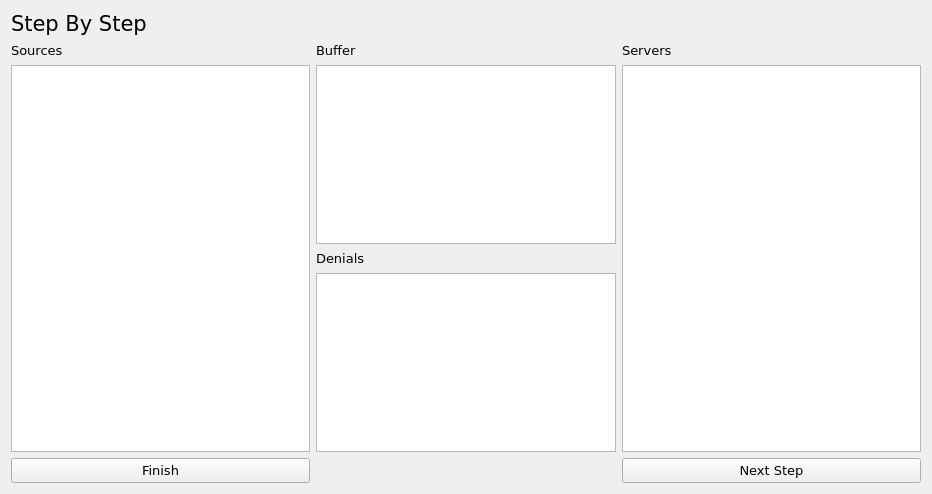
<?xml version="1.0" encoding="UTF-8"?>
<ui version="4.0">
 <class>StepWin</class>
 <widget class="QWidget" name="StepWin">
  <property name="geometry">
   <rect>
    <x>0</x>
    <y>0</y>
    <width>932</width>
    <height>494</height>
   </rect>
  </property>
  <property name="windowTitle">
   <string>Step by Step</string>
  </property>
  <layout class="QGridLayout" name="gridLayout">
   <item row="2" column="2" rowspan="3">
    <widget class="QListView" name="serverList">
     <property name="font">
      <font>
       <family>Verdana</family>
       <pointsize>10</pointsize>
       <weight>75</weight>
       <bold>true</bold>
      </font>
     </property>
    </widget>
   </item>
   <item row="2" column="0" rowspan="3">
    <widget class="QListView" name="sourceList">
     <property name="font">
      <font>
       <family>Verdana</family>
       <pointsize>10</pointsize>
       <weight>75</weight>
       <bold>true</bold>
       <underline>false</underline>
       <stylestrategy>PreferAntialias</stylestrategy>
      </font>
     </property>
     <property name="lineWidth">
      <number>3</number>
     </property>
     <property name="layoutMode">
      <enum>QListView::SinglePass</enum>
     </property>
     <property name="viewMode">
      <enum>QListView::ListMode</enum>
     </property>
     <property name="modelColumn">
      <number>0</number>
     </property>
     <property name="wordWrap">
      <bool>false</bool>
     </property>
    </widget>
   </item>
   <item row="2" column="1">
    <widget class="QListView" name="bufferList">
     <property name="font">
      <font>
       <family>Verdana</family>
       <pointsize>10</pointsize>
       <weight>75</weight>
       <bold>true</bold>
      </font>
     </property>
    </widget>
   </item>
   <item row="4" column="1">
    <widget class="QListView" name="denialList">
     <property name="font">
      <font>
       <family>Verdana</family>
       <pointsize>10</pointsize>
       <weight>75</weight>
       <bold>true</bold>
      </font>
     </property>
    </widget>
   </item>
   <item row="1" column="0">
    <widget class="QLabel" name="label">
     <property name="font">
      <font>
       <family>Verdana</family>
       <pointsize>10</pointsize>
      </font>
     </property>
     <property name="text">
      <string>Sources</string>
     </property>
    </widget>
   </item>
   <item row="1" column="1">
    <widget class="QLabel" name="label_2">
     <property name="font">
      <font>
       <family>Verdana</family>
       <pointsize>10</pointsize>
      </font>
     </property>
     <property name="text">
      <string>Buffer</string>
     </property>
    </widget>
   </item>
   <item row="1" column="2">
    <widget class="QLabel" name="label_3">
     <property name="font">
      <font>
       <family>Verdana</family>
       <pointsize>10</pointsize>
      </font>
     </property>
     <property name="text">
      <string>Servers</string>
     </property>
    </widget>
   </item>
   <item row="3" column="1">
    <widget class="QLabel" name="label_4">
     <property name="font">
      <font>
       <family>Verdana</family>
       <pointsize>10</pointsize>
      </font>
     </property>
     <property name="text">
      <string>Denials</string>
     </property>
    </widget>
   </item>
   <item row="0" column="0">
    <widget class="QLabel" name="label_5">
     <property name="font">
      <font>
       <family>Verdana</family>
       <pointsize>16</pointsize>
      </font>
     </property>
     <property name="text">
      <string>Step By Step</string>
     </property>
     <property name="margin">
      <number>10</number>
     </property>
    </widget>
   </item>
   <item row="5" column="2">
    <widget class="QPushButton" name="nextBtn">
     <property name="font">
      <font>
       <family>Verdana</family>
       <pointsize>10</pointsize>
      </font>
     </property>
     <property name="text">
      <string>Next Step</string>
     </property>
    </widget>
   </item>
   <item row="5" column="0">
    <widget class="QPushButton" name="finishBtn">
     <property name="font">
      <font>
       <family>Verdana</family>
       <pointsize>10</pointsize>
      </font>
     </property>
     <property name="text">
      <string>Finish</string>
     </property>
    </widget>
   </item>
  </layout>
 </widget>
 <resources/>
 <connections/>
</ui>
